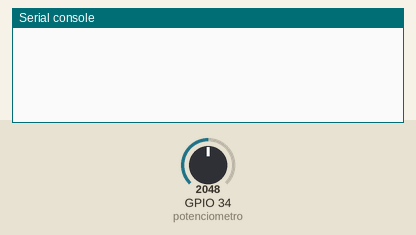
This program was run on a simulated ESP32 board running MicroPython. On the bench: the last lines printed to the serial console. The inputs (shaded band) are chosen by the test bench; at power-on: GPIO 34 (potenciometro) = 2048 (analog values on the 0–4095 scale). WiFi joins after 1.5 s; no MQTT or app messages arrive unless stated; library files of the repository ran but are not shown: 1 file(s).

Above: at 1.2 s.
1.3 s: GPIO 34 (potenciometro) set to 2866
At 2.0 s:
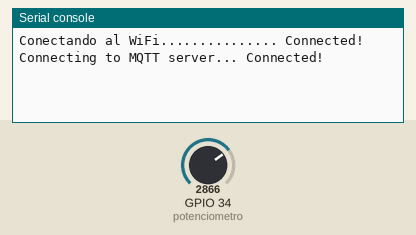
3.1 s: GPIO 34 (potenciometro) set to 3603
At 4.5 s:
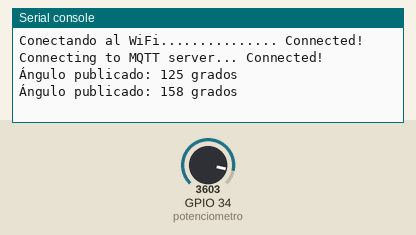

Measured:
- after the input at 3.1 s, the serial console: prints a new line after 0.56 s (image 2)

The program:

main.py
```python
# main.py -- put your code here!

#------------------------------ [IMPORT]------------------------------------
import network, time
from machine import Pin, ADC, Timer
from umqtt.simple import MQTTClient

#--------------------------- [OBJETOS]---------------------------------------
temporiza = Timer(0)  # se instancia un objeto de la clase Timer
prev_weather = 0

# MQTT Server Parameters
MQTT_CLIENT_ID = "pepaping-777"
MQTT_BROKER    = "broker.hivemq.com"
MQTT_USER      = ""
MQTT_PASSWORD  = ""
topic_pub      = 'lobodinamita/bum'

#----------------------[ CONECTAR WIFI ]---------------------------------------------------------#
print("Conectando al WiFi", end="")
sta_if = network.WLAN(network.STA_IF)
sta_if.active(True)
sta_if.connect('iPhone de Harold', 'harold123')
while not sta_if.isconnected():
    print(".", end="")
    time.sleep(0.1)
print(" Connected!")

#----------------------[ CONECTAR BROKER ]---------------------------------------------------------#
print("Connecting to MQTT server... ", end="")
client = MQTTClient(MQTT_CLIENT_ID, MQTT_BROKER, user=MQTT_USER, password=MQTT_PASSWORD)
client.connect()
print("Connected!")

#----------------------[ MAPEO DEL POTENCIÓMETRO ]------------------------------------------------#
# Función para mapear un valor de entrada a un rango de salida
def mapear(valor_sensor, min_entrada, max_entrada, min_salida, max_salida):
    return min_salida + (max_salida - min_salida) * (valor_sensor - min_entrada) / (max_entrada - min_entrada)

#----------------------[ TIMER INTERRUPCIÓN ]-----------------------------------------------------#
# Configurar el potenciómetro en un pin de entrada analógica
potenciometro = ADC(Pin(34))
potenciometro.atten(ADC.ATTN_11DB)  # Rango de lectura del ADC (0-4095)

# Función que publica el valor del ángulo basado en el potenciómetro
def desborde(timer):
    global prev_weather

    # Leer valor del potenciómetro (ADC de 0 a 4095)
    valor_potenciometro = potenciometro.read()

    # Mapear el valor del potenciómetro a ángulo (0-180 grados)
    angulo = mapear(valor_potenciometro, 0, 4095, 0, 180)

    # Publicar el ángulo al servidor MQTT
    mensaje = f"Ángulo: {int(angulo)} grados"
    client.publish(topic_pub, mensaje)

    print(f"Ángulo publicado: {int(angulo)} grados")

# Configurar el temporizador para ejecutar la función cada 1 segundo (1000 ms)
temporiza.init(period=1000, mode=Timer.PERIODIC, callback=desborde)
```
